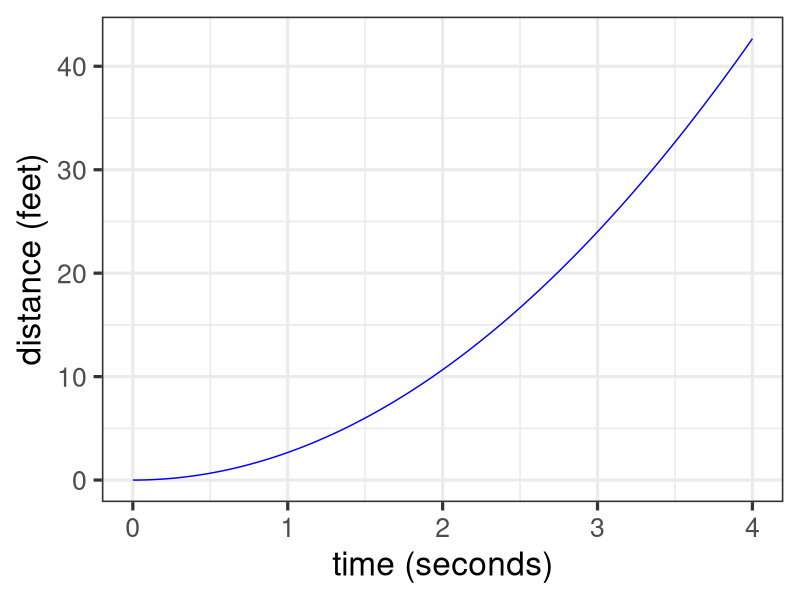
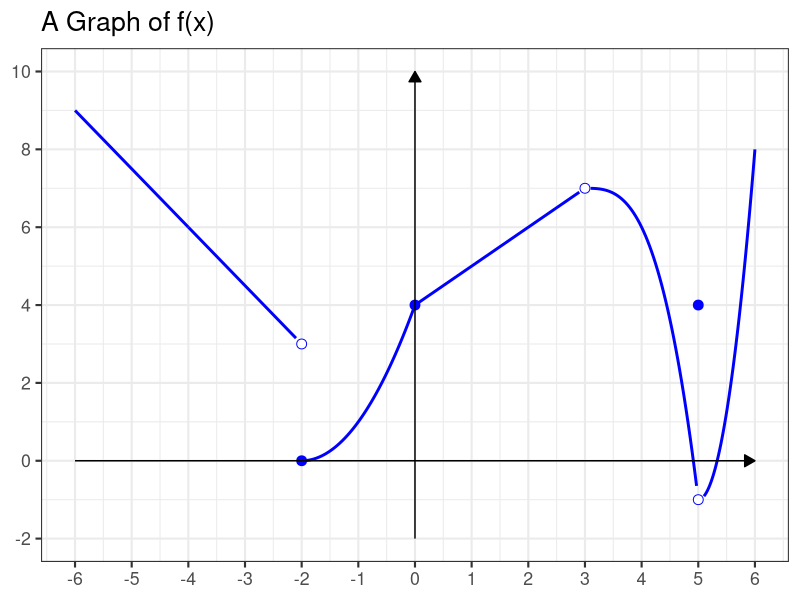
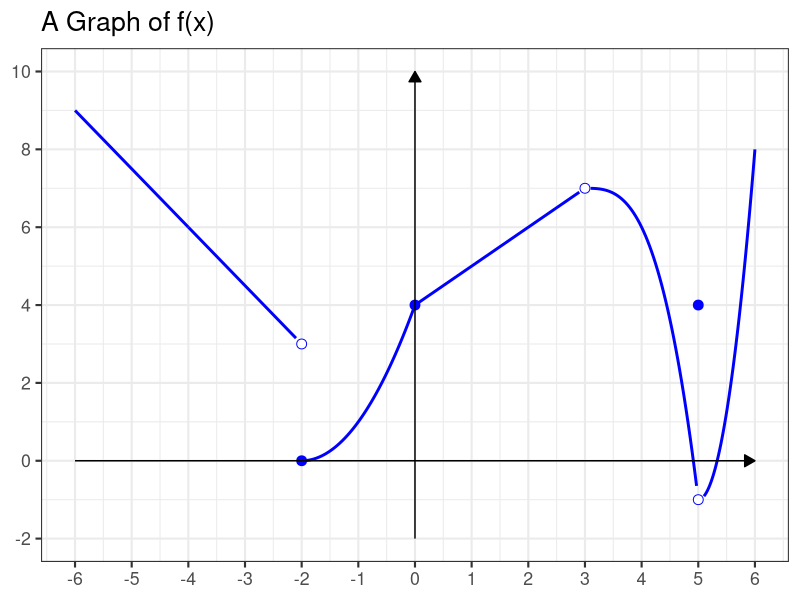
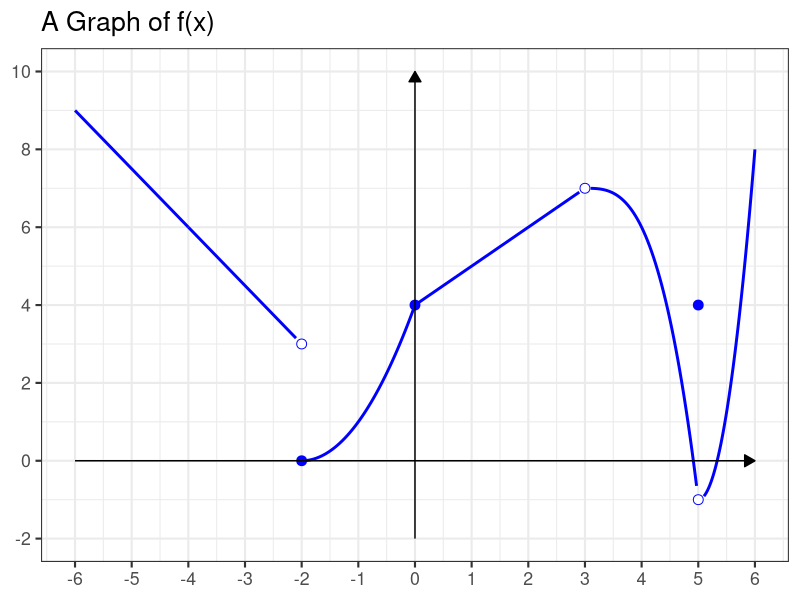
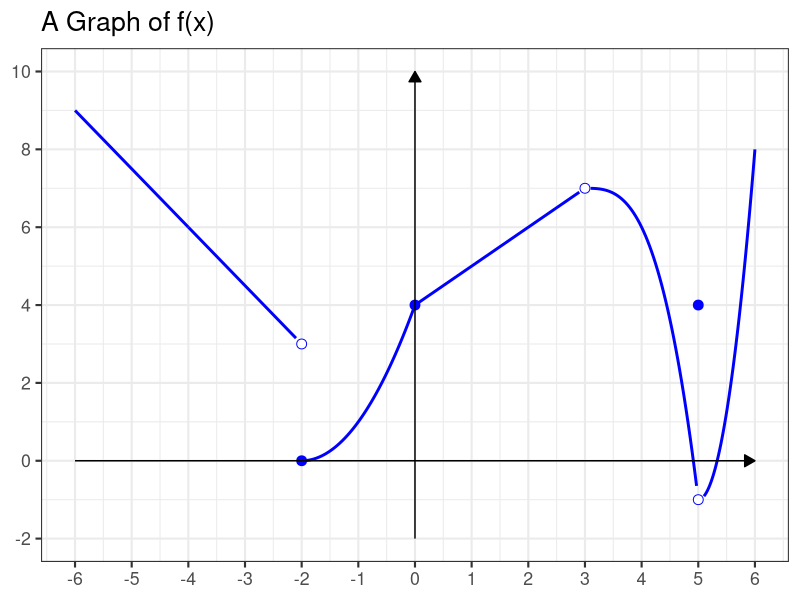
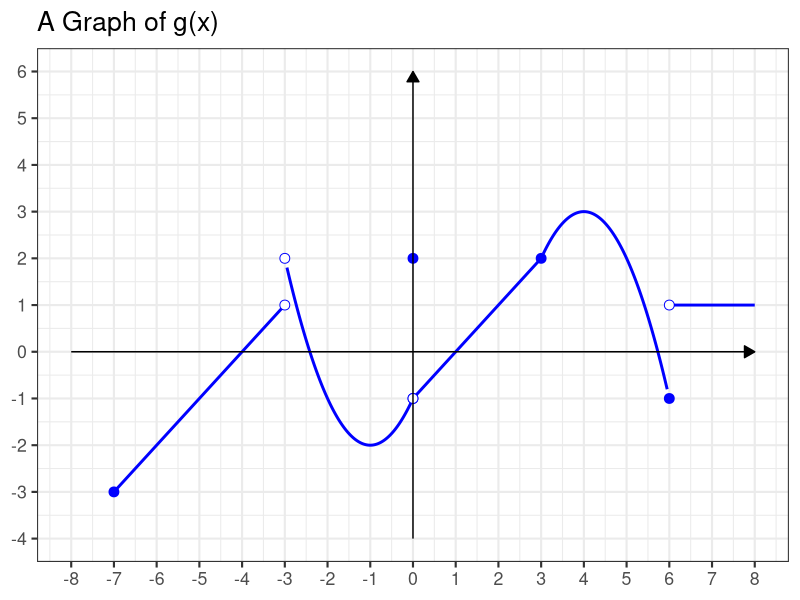
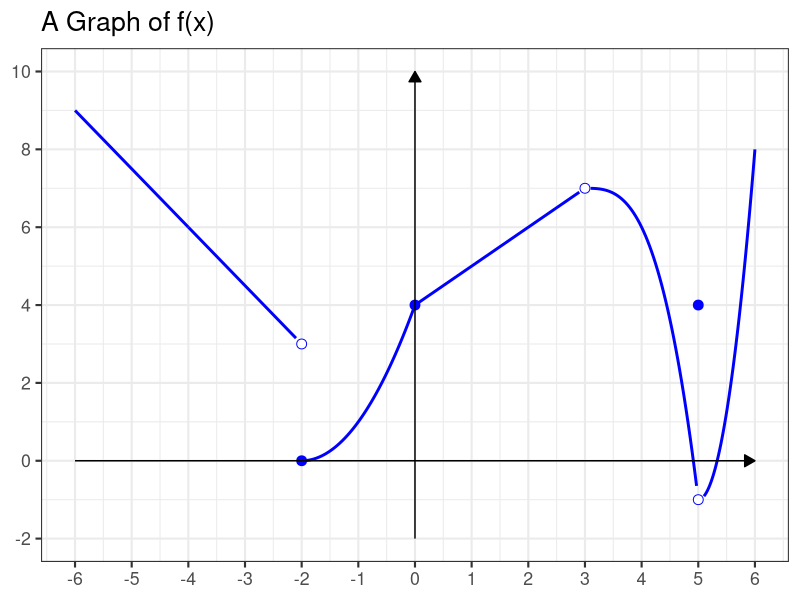
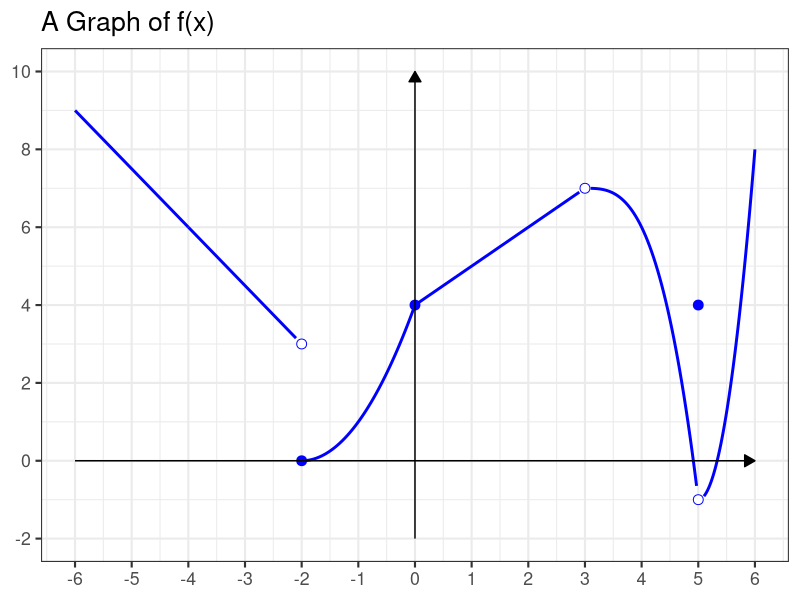

The R source for these figures, in order:
## ---- chunk 1
library(tidyverse)
library(patchwork)

theme_set(theme_bw(base_size = 16))
## ---- chunk 2
x_vals <- seq(0, 4, length.out = 500)
y_vals <- 2.6667*(x_vals^2)

ggplot() + 
  geom_line(aes(x = x_vals, y = y_vals),
            color = "blue") + 
  labs(x = "time (seconds)", y = "distance (feet)") +
  scale_x_continuous(breaks = seq(0, 4, by = 1)) + 
  theme_bw(base_size = 24)
## ---- chunk 3
#| echo: false
#| message: false
#| fig.height: 3.25

x_vals_1 <- seq(-6, -4, length.out = 100)
x_vals_2 <- seq(-4, -2.1, length.out = 100)
x_vals_3 <- seq(-2, 0, length.out = 100)
x_vals_4 <- seq(0, 2.9, length.out = 100)
x_vals_5 <- seq(3.1, 4.97, length.out = 100)
x_vals_6 <- seq(5.1, 6, length.out = 100)

f1 <- function(x) -(3/2)*x
f2 <- function(x) -(3/2)*x
f3 <- function(x) (x + 2)^2
f4 <- function(x) x + 4
f5 <- function(x) 7 - (x - 3)^3
f6 <- function(x) (3*(x - 5))^2 - 1

open_pts <- data.frame(
  x = c(-2, 3, 5),
  y = c(f1(-2), f4(3), f5(5))
)
closed_pts <- data.frame(
  x = c(-2, 0, 5),
  y = c(f3(-2), f3(0), 4)
)

ggplot() +
  geom_line(aes(x = x_vals_1, y = f1(x_vals_1)), color = "blue", linewidth = 1) +
  geom_line(aes(x = x_vals_2, y = f2(x_vals_2)), color = "blue", linewidth = 1) +
  geom_line(aes(x = x_vals_3, y = f3(x_vals_3)), color = "blue", linewidth = 1) +
  geom_line(aes(x = x_vals_4, y = f4(x_vals_4)), color = "blue", linewidth = 1) +
  geom_line(aes(x = x_vals_5, y = f5(x_vals_5)), color = "blue", linewidth = 1) +
  geom_line(aes(x = x_vals_6, y = f6(x_vals_6)), color = "blue", linewidth = 1) +
  geom_point(data = open_pts, aes(x = x, y = y),
             shape = 21, size = 3, fill = "white", color = "blue") +
  geom_point(data = closed_pts, aes(x = x, y = y),
             shape = 21, size = 3, fill = "blue", color = "blue") +
  annotate("segment",
           x = -6, xend = 6, y = 0, yend = 0,
           arrow = arrow(length = unit(0.3, "cm"), type = "closed"),
           linewidth = 0.5) +
  annotate("segment",
           x = 0, xend = 0, y = -2, yend = 10,
           arrow = arrow(length = unit(0.3, "cm"), type = "closed"),
           linewidth = 0.5) +
  scale_x_continuous(breaks = seq(-6, 6, by = 1)) +
  scale_y_continuous(breaks = c(-2, 0, 2, 4, 6, 8, 10)) +
  coord_cartesian(xlim = c(-6, 6), ylim = c(-2, 10)) +
  labs(title = "A Graph of f(x)") +
  theme(axis.line = element_blank(), axis.title = element_blank())
## ---- chunk 4
#| echo: false
#| message: false
#| fig.height: 2.75

x_vals_1 <- seq(-6, -4, length.out = 100)
x_vals_2 <- seq(-4, -2.1, length.out = 100)
x_vals_3 <- seq(-2, 0, length.out = 100)
x_vals_4 <- seq(0, 2.9, length.out = 100)
x_vals_5 <- seq(3.1, 4.97, length.out = 100)
x_vals_6 <- seq(5.1, 6, length.out = 100)

f1 <- function(x) -(3/2)*x
f2 <- function(x) -(3/2)*x
f3 <- function(x) (x + 2)^2
f4 <- function(x) x + 4
f5 <- function(x) 7 - (x - 3)^3
f6 <- function(x) (3*(x - 5))^2 - 1

open_pts <- data.frame(
  x = c(-2, 3, 5),
  y = c(f1(-2), f4(3), f5(5))
)
closed_pts <- data.frame(
  x = c(-2, 0, 5),
  y = c(f3(-2), f3(0), 4)
)

ggplot() +
  geom_line(aes(x = x_vals_1, y = f1(x_vals_1)), color = "blue", linewidth = 1) +
  geom_line(aes(x = x_vals_2, y = f2(x_vals_2)), color = "blue", linewidth = 1) +
  geom_line(aes(x = x_vals_3, y = f3(x_vals_3)), color = "blue", linewidth = 1) +
  geom_line(aes(x = x_vals_4, y = f4(x_vals_4)), color = "blue", linewidth = 1) +
  geom_line(aes(x = x_vals_5, y = f5(x_vals_5)), color = "blue", linewidth = 1) +
  geom_line(aes(x = x_vals_6, y = f6(x_vals_6)), color = "blue", linewidth = 1) +
  geom_point(data = open_pts, aes(x = x, y = y),
             shape = 21, size = 3, fill = "white", color = "blue") +
  geom_point(data = closed_pts, aes(x = x, y = y),
             shape = 21, size = 3, fill = "blue", color = "blue") +
  annotate("segment",
           x = -6, xend = 6, y = 0, yend = 0,
           arrow = arrow(length = unit(0.3, "cm"), type = "closed"),
           linewidth = 0.5) +
  annotate("segment",
           x = 0, xend = 0, y = -2, yend = 10,
           arrow = arrow(length = unit(0.3, "cm"), type = "closed"),
           linewidth = 0.5) +
  scale_x_continuous(breaks = seq(-6, 6, by = 1)) +
  scale_y_continuous(breaks = c(-2, 0, 2, 4, 6, 8, 10)) +
  coord_cartesian(xlim = c(-6, 6), ylim = c(-2, 10)) +
  labs(title = "A Graph of f(x)") +
  theme(axis.line = element_blank(), axis.title = element_blank())
## ---- chunk 5
#| echo: false
#| message: false
#| fig.height: 2.75

x_vals_1 <- seq(-6, -4, length.out = 100)
x_vals_2 <- seq(-4, -2.1, length.out = 100)
x_vals_3 <- seq(-2, 0, length.out = 100)
x_vals_4 <- seq(0, 2.9, length.out = 100)
x_vals_5 <- seq(3.1, 4.97, length.out = 100)
x_vals_6 <- seq(5.1, 6, length.out = 100)

f1 <- function(x) -(3/2)*x
f2 <- function(x) -(3/2)*x
f3 <- function(x) (x + 2)^2
f4 <- function(x) x + 4
f5 <- function(x) 7 - (x - 3)^3
f6 <- function(x) (3*(x - 5))^2 - 1

open_pts <- data.frame(
  x = c(-2, 3, 5),
  y = c(f1(-2), f4(3), f5(5))
)
closed_pts <- data.frame(
  x = c(-2, 0, 5),
  y = c(f3(-2), f3(0), 4)
)

ggplot() +
  geom_line(aes(x = x_vals_1, y = f1(x_vals_1)), color = "blue", linewidth = 1) +
  geom_line(aes(x = x_vals_2, y = f2(x_vals_2)), color = "blue", linewidth = 1) +
  geom_line(aes(x = x_vals_3, y = f3(x_vals_3)), color = "blue", linewidth = 1) +
  geom_line(aes(x = x_vals_4, y = f4(x_vals_4)), color = "blue", linewidth = 1) +
  geom_line(aes(x = x_vals_5, y = f5(x_vals_5)), color = "blue", linewidth = 1) +
  geom_line(aes(x = x_vals_6, y = f6(x_vals_6)), color = "blue", linewidth = 1) +
  geom_point(data = open_pts, aes(x = x, y = y),
             shape = 21, size = 3, fill = "white", color = "blue") +
  geom_point(data = closed_pts, aes(x = x, y = y),
             shape = 21, size = 3, fill = "blue", color = "blue") +
  annotate("segment",
           x = -6, xend = 6, y = 0, yend = 0,
           arrow = arrow(length = unit(0.3, "cm"), type = "closed"),
           linewidth = 0.5) +
  annotate("segment",
           x = 0, xend = 0, y = -2, yend = 10,
           arrow = arrow(length = unit(0.3, "cm"), type = "closed"),
           linewidth = 0.5) +
  scale_x_continuous(breaks = seq(-6, 6, by = 1)) +
  scale_y_continuous(breaks = c(-2, 0, 2, 4, 6, 8, 10)) +
  coord_cartesian(xlim = c(-6, 6), ylim = c(-2, 10)) +
  labs(title = "A Graph of f(x)") +
  theme(axis.line = element_blank(), axis.title = element_blank())
## ---- chunk 6
#| echo: false
#| message: false
#| fig.height: 2.75

x_vals_1 <- seq(-6, -4, length.out = 100)
x_vals_2 <- seq(-4, -2.1, length.out = 100)
x_vals_3 <- seq(-2, 0, length.out = 100)
x_vals_4 <- seq(0, 2.9, length.out = 100)
x_vals_5 <- seq(3.1, 4.97, length.out = 100)
x_vals_6 <- seq(5.1, 6, length.out = 100)

f1 <- function(x) -(3/2)*x
f2 <- function(x) -(3/2)*x
f3 <- function(x) (x + 2)^2
f4 <- function(x) x + 4
f5 <- function(x) 7 - (x - 3)^3
f6 <- function(x) (3*(x - 5))^2 - 1

open_pts <- data.frame(
  x = c(-2, 3, 5),
  y = c(f1(-2), f4(3), f5(5))
)
closed_pts <- data.frame(
  x = c(-2, 0, 5),
  y = c(f3(-2), f3(0), 4)
)

ggplot() +
  geom_line(aes(x = x_vals_1, y = f1(x_vals_1)), color = "blue", linewidth = 1) +
  geom_line(aes(x = x_vals_2, y = f2(x_vals_2)), color = "blue", linewidth = 1) +
  geom_line(aes(x = x_vals_3, y = f3(x_vals_3)), color = "blue", linewidth = 1) +
  geom_line(aes(x = x_vals_4, y = f4(x_vals_4)), color = "blue", linewidth = 1) +
  geom_line(aes(x = x_vals_5, y = f5(x_vals_5)), color = "blue", linewidth = 1) +
  geom_line(aes(x = x_vals_6, y = f6(x_vals_6)), color = "blue", linewidth = 1) +
  geom_point(data = open_pts, aes(x = x, y = y),
             shape = 21, size = 3, fill = "white", color = "blue") +
  geom_point(data = closed_pts, aes(x = x, y = y),
             shape = 21, size = 3, fill = "blue", color = "blue") +
  annotate("segment",
           x = -6, xend = 6, y = 0, yend = 0,
           arrow = arrow(length = unit(0.3, "cm"), type = "closed"),
           linewidth = 0.5) +
  annotate("segment",
           x = 0, xend = 0, y = -2, yend = 10,
           arrow = arrow(length = unit(0.3, "cm"), type = "closed"),
           linewidth = 0.5) +
  scale_x_continuous(breaks = seq(-6, 6, by = 1)) +
  scale_y_continuous(breaks = c(-2, 0, 2, 4, 6, 8, 10)) +
  coord_cartesian(xlim = c(-6, 6), ylim = c(-2, 10)) +
  labs(title = "A Graph of f(x)") +
  theme(axis.line = element_blank(), axis.title = element_blank())
## ---- chunk 7
#| echo: false
#| message: false
#| fig.height: 3.25

x1 <- seq(-7,   -3.05, length.out = 300)
x2 <- seq(-2.95, -0.05, length.out = 300)
x3 <- seq( 0.05,  2.95, length.out = 300)
x4 <- seq( 3.05,  5.95, length.out = 300)
x5 <- seq( 6.05,  8,    length.out = 300)

f1 <- function(x) x + 4
f2 <- function(x) (x + 1)^2 - 2
f3 <- function(x) x - 1
f4 <- function(x) -(x - 4)^2 + 3
f5 <- function(x) rep(1, length(x))

open_pts <- data.frame(
  x = c(-3, -3,  0,  0,  6),
  y = c(f1(-3), f2(-3), f2(0), f3(0), f5(6))
)
closed_pts <- data.frame(
  x = c(-7,  0,  3, 6),
  y = c(f1(-7), 2, f3(3), f4(6))
)

ggplot() +
  geom_line(aes(x = x1, y = f1(x1)), color = "blue", linewidth = 1) +
  geom_line(aes(x = x2, y = f2(x2)), color = "blue", linewidth = 1) +
  geom_line(aes(x = x3, y = f3(x3)), color = "blue", linewidth = 1) +
  geom_line(aes(x = x4, y = f4(x4)), color = "blue", linewidth = 1) +
  geom_line(aes(x = x5, y = f5(x5)), color = "blue", linewidth = 1) +
  geom_point(data = open_pts, aes(x = x, y = y),
             shape = 21, size = 3, fill = "white", color = "blue") +
  geom_point(data = closed_pts, aes(x = x, y = y),
             shape = 21, size = 3, fill = "blue", color = "blue") +
  annotate("segment", x = -8, xend = 8, y = 0, yend = 0,
           arrow = arrow(length = unit(0.3, "cm"), type = "closed"),
           linewidth = 0.5) +
  annotate("segment", x = 0, xend = 0, y = -4, yend = 6,
           arrow = arrow(length = unit(0.3, "cm"), type = "closed"),
           linewidth = 0.5) +
  scale_x_continuous(breaks = seq(-8, 8, by = 1)) +
  scale_y_continuous(breaks = seq(-4, 6, by = 1)) +
  coord_cartesian(xlim = c(-8, 8), ylim = c(-4, 6)) +
  labs(title = "A Graph of g(x)") +
  theme(axis.line = element_blank(), axis.title = element_blank())
## ---- chunk 8
#| echo: false
#| message: false
#| fig.height: 2.75

x_vals_1 <- seq(-6, -4, length.out = 100)
x_vals_2 <- seq(-4, -2.1, length.out = 100)
x_vals_3 <- seq(-2, 0, length.out = 100)
x_vals_4 <- seq(0, 2.9, length.out = 100)
x_vals_5 <- seq(3.1, 4.97, length.out = 100)
x_vals_6 <- seq(5.1, 6, length.out = 100)

f1 <- function(x) -(3/2)*x
f2 <- function(x) -(3/2)*x
f3 <- function(x) (x + 2)^2
f4 <- function(x) x + 4
f5 <- function(x) 7 - (x - 3)^3
f6 <- function(x) (3*(x - 5))^2 - 1

open_pts <- data.frame(
  x = c(-2, 3, 5),
  y = c(f1(-2), f4(3), f5(5))
)
closed_pts <- data.frame(
  x = c(-2, 0, 5),
  y = c(f3(-2), f3(0), 4)
)

ggplot() +
  geom_line(aes(x = x_vals_1, y = f1(x_vals_1)), color = "blue", linewidth = 1) +
  geom_line(aes(x = x_vals_2, y = f2(x_vals_2)), color = "blue", linewidth = 1) +
  geom_line(aes(x = x_vals_3, y = f3(x_vals_3)), color = "blue", linewidth = 1) +
  geom_line(aes(x = x_vals_4, y = f4(x_vals_4)), color = "blue", linewidth = 1) +
  geom_line(aes(x = x_vals_5, y = f5(x_vals_5)), color = "blue", linewidth = 1) +
  geom_line(aes(x = x_vals_6, y = f6(x_vals_6)), color = "blue", linewidth = 1) +
  geom_point(data = open_pts, aes(x = x, y = y),
             shape = 21, size = 3, fill = "white", color = "blue") +
  geom_point(data = closed_pts, aes(x = x, y = y),
             shape = 21, size = 3, fill = "blue", color = "blue") +
  annotate("segment",
           x = -6, xend = 6, y = 0, yend = 0,
           arrow = arrow(length = unit(0.3, "cm"), type = "closed"),
           linewidth = 0.5) +
  annotate("segment",
           x = 0, xend = 0, y = -2, yend = 10,
           arrow = arrow(length = unit(0.3, "cm"), type = "closed"),
           linewidth = 0.5) +
  scale_x_continuous(breaks = seq(-6, 6, by = 1)) +
  scale_y_continuous(breaks = c(-2, 0, 2, 4, 6, 8, 10)) +
  coord_cartesian(xlim = c(-6, 6), ylim = c(-2, 10)) +
  labs(title = "A Graph of f(x)") +
  theme(axis.line = element_blank(), axis.title = element_blank())
## ---- chunk 9
#| echo: false
#| message: false
#| fig.height: 2.5

x_vals_1 <- seq(-6, -4, length.out = 100)
x_vals_2 <- seq(-4, -2.1, length.out = 100)
x_vals_3 <- seq(-2, 0, length.out = 100)
x_vals_4 <- seq(0, 2.9, length.out = 100)
x_vals_5 <- seq(3.1, 4.97, length.out = 100)
x_vals_6 <- seq(5.1, 6, length.out = 100)

f1 <- function(x) -(3/2)*x
f2 <- function(x) -(3/2)*x
f3 <- function(x) (x + 2)^2
f4 <- function(x) x + 4
f5 <- function(x) 7 - (x - 3)^3
f6 <- function(x) (3*(x - 5))^2 - 1

open_pts <- data.frame(
  x = c(-2, 3, 5),
  y = c(f1(-2), f4(3), f5(5))
)
closed_pts <- data.frame(
  x = c(-2, 0, 5),
  y = c(f3(-2), f3(0), 4)
)

ggplot() +
  geom_line(aes(x = x_vals_1, y = f1(x_vals_1)), color = "blue", linewidth = 1) +
  geom_line(aes(x = x_vals_2, y = f2(x_vals_2)), color = "blue", linewidth = 1) +
  geom_line(aes(x = x_vals_3, y = f3(x_vals_3)), color = "blue", linewidth = 1) +
  geom_line(aes(x = x_vals_4, y = f4(x_vals_4)), color = "blue", linewidth = 1) +
  geom_line(aes(x = x_vals_5, y = f5(x_vals_5)), color = "blue", linewidth = 1) +
  geom_line(aes(x = x_vals_6, y = f6(x_vals_6)), color = "blue", linewidth = 1) +
  geom_point(data = open_pts, aes(x = x, y = y),
             shape = 21, size = 3, fill = "white", color = "blue") +
  geom_point(data = closed_pts, aes(x = x, y = y),
             shape = 21, size = 3, fill = "blue", color = "blue") +
  annotate("segment",
           x = -6, xend = 6, y = 0, yend = 0,
           arrow = arrow(length = unit(0.3, "cm"), type = "closed"),
           linewidth = 0.5) +
  annotate("segment",
           x = 0, xend = 0, y = -2, yend = 10,
           arrow = arrow(length = unit(0.3, "cm"), type = "closed"),
           linewidth = 0.5) +
  scale_x_continuous(breaks = seq(-6, 6, by = 1)) +
  scale_y_continuous(breaks = c(-2, 0, 2, 4, 6, 8, 10)) +
  coord_cartesian(xlim = c(-6, 6), ylim = c(-2, 10)) +
  labs(title = "A Graph of f(x)") +
  theme(axis.line = element_blank(), axis.title = element_blank())
## ---- chunk 10
#| echo: false
#| message: false
#| fig.height: 2.5

x_vals_1 <- seq(-6, -4, length.out = 100)
x_vals_2 <- seq(-4, -2.1, length.out = 100)
x_vals_3 <- seq(-2, 0, length.out = 100)
x_vals_4 <- seq(0, 2.9, length.out = 100)
x_vals_5 <- seq(3.1, 4.97, length.out = 100)
x_vals_6 <- seq(5.1, 6, length.out = 100)

f1 <- function(x) -(3/2)*x
f2 <- function(x) -(3/2)*x
f3 <- function(x) (x + 2)^2
f4 <- function(x) x + 4
f5 <- function(x) 7 - (x - 3)^3
f6 <- function(x) (3*(x - 5))^2 - 1

open_pts <- data.frame(
  x = c(-2, 3, 5),
  y = c(f1(-2), f4(3), f5(5))
)
closed_pts <- data.frame(
  x = c(-2, 0, 5),
  y = c(f3(-2), f3(0), 4)
)

ggplot() +
  geom_line(aes(x = x_vals_1, y = f1(x_vals_1)), color = "blue", linewidth = 1) +
  geom_line(aes(x = x_vals_2, y = f2(x_vals_2)), color = "blue", linewidth = 1) +
  geom_line(aes(x = x_vals_3, y = f3(x_vals_3)), color = "blue", linewidth = 1) +
  geom_line(aes(x = x_vals_4, y = f4(x_vals_4)), color = "blue", linewidth = 1) +
  geom_line(aes(x = x_vals_5, y = f5(x_vals_5)), color = "blue", linewidth = 1) +
  geom_line(aes(x = x_vals_6, y = f6(x_vals_6)), color = "blue", linewidth = 1) +
  geom_point(data = open_pts, aes(x = x, y = y),
             shape = 21, size = 3, fill = "white", color = "blue") +
  geom_point(data = closed_pts, aes(x = x, y = y),
             shape = 21, size = 3, fill = "blue", color = "blue") +
  annotate("segment",
           x = -6, xend = 6, y = 0, yend = 0,
           arrow = arrow(length = unit(0.3, "cm"), type = "closed"),
           linewidth = 0.5) +
  annotate("segment",
           x = 0, xend = 0, y = -2, yend = 10,
           arrow = arrow(length = unit(0.3, "cm"), type = "closed"),
           linewidth = 0.5) +
  scale_x_continuous(breaks = seq(-6, 6, by = 1)) +
  scale_y_continuous(breaks = c(-2, 0, 2, 4, 6, 8, 10)) +
  coord_cartesian(xlim = c(-6, 6), ylim = c(-2, 10)) +
  labs(title = "A Graph of f(x)") +
  theme(axis.line = element_blank(), axis.title = element_blank())
## ---- chunk 11
#| echo: false
#| message: false
#| fig.height: 3.25

x1 <- seq(-7,   -3.05, length.out = 300)
x2 <- seq(-2.95, -0.05, length.out = 300)
x3 <- seq( 0.05,  2.95, length.out = 300)
x4 <- seq( 3.05,  5.95, length.out = 300)
x5 <- seq( 6.05,  8,    length.out = 300)

f1 <- function(x) x + 4
f2 <- function(x) (x + 1)^2 - 2
f3 <- function(x) x - 1
f4 <- function(x) -(x - 4)^2 + 3
f5 <- function(x) rep(1, length(x))

open_pts <- data.frame(
  x = c(-3, -3,  0,  0,  6),
  y = c(f1(-3), f2(-3), f2(0), f3(0), f5(6))
)
closed_pts <- data.frame(
  x = c(-7,  0,  3, 6),
  y = c(f1(-7), 2, f3(3), f4(6))
)

ggplot() +
  geom_line(aes(x = x1, y = f1(x1)), color = "blue", linewidth = 1) +
  geom_line(aes(x = x2, y = f2(x2)), color = "blue", linewidth = 1) +
  geom_line(aes(x = x3, y = f3(x3)), color = "blue", linewidth = 1) +
  geom_line(aes(x = x4, y = f4(x4)), color = "blue", linewidth = 1) +
  geom_line(aes(x = x5, y = f5(x5)), color = "blue", linewidth = 1) +
  geom_point(data = open_pts, aes(x = x, y = y),
             shape = 21, size = 3, fill = "white", color = "blue") +
  geom_point(data = closed_pts, aes(x = x, y = y),
             shape = 21, size = 3, fill = "blue", color = "blue") +
  annotate("segment", x = -8, xend = 8, y = 0, yend = 0,
           arrow = arrow(length = unit(0.3, "cm"), type = "closed"),
           linewidth = 0.5) +
  annotate("segment", x = 0, xend = 0, y = -4, yend = 6,
           arrow = arrow(length = unit(0.3, "cm"), type = "closed"),
           linewidth = 0.5) +
  scale_x_continuous(breaks = seq(-8, 8, by = 1)) +
  scale_y_continuous(breaks = seq(-4, 6, by = 1)) +
  coord_cartesian(xlim = c(-8, 8), ylim = c(-4, 6)) +
  labs(title = "A Graph of g(x)") +
  theme(axis.line = element_blank(), axis.title = element_blank())
